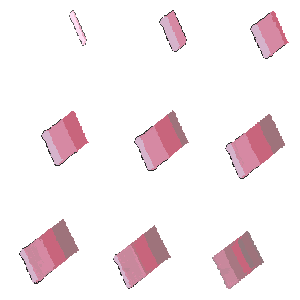
#> input picture source/angela/new_love_wave_original.png, 300 x 300 px
$ python build_angela_assets.py
#> lines starting #> are read from the running program, lines starting #| are printed output that depends on the picture
#!/usr/bin/env python3
"""Compile supplied Angela RGBA art. Deterministic slicing/rotation, no generation."""
from pathlib import Path
import json, shutil
from PIL import Image
import numpy as np
ROOT=Path(__file__).resolve().parents[1]
FX=ROOT/'effects'
SOURCE=ROOT/'source/angela/new_love_wave_original.png'

def write(name,sheet,anims,**extra):
    sheet.save(FX/(name+'#sheet.png'))
    (FX/(name+'#anim.fanim')).write_text(json.dumps(dict(anchor_x=.5,anchor_y=.5,anims=anims,**extra),separators=(',',':'))+'\n')
def frame(x,y,w,h,d=.05):return {'duration':d,'data':dict(x=x,y=y,w=w,h=h)}
img=Image.open(SOURCE).convert('RGBA')
#> img is the input picture: PIL image 300x300 RGBA; mean R, G, B, A 26.7, 17.6, 20.3, 35.4
assert img.size==(300,300),img.size
# 3x3 cells, row-major. Preserve common cell center and relative frame sizes.
# The supplied wave travels from upper-right to lower-left; rotate its travel normal to each bucket.
sheet=Image.new('RGBA',(72*9,72*16))
#> sheet: PIL image 648x1152 RGBA; every value is 0
anims={}
for bucket in range(16):
    for n in range(9):
        tile=img.crop((n%3*100,n//3*100,n%3*100+100,n//3*100+100)).resize((72,72),Image.Resampling.NEAREST)
        tile=tile.rotate(135-bucket*22.5,resample=Image.Resampling.NEAREST)
        sheet.alpha_composite(tile,(n*72,bucket*72))
        anims[f'wave_{bucket}_{n}']={'frames':[frame(n*72,bucket*72,72,72)]}
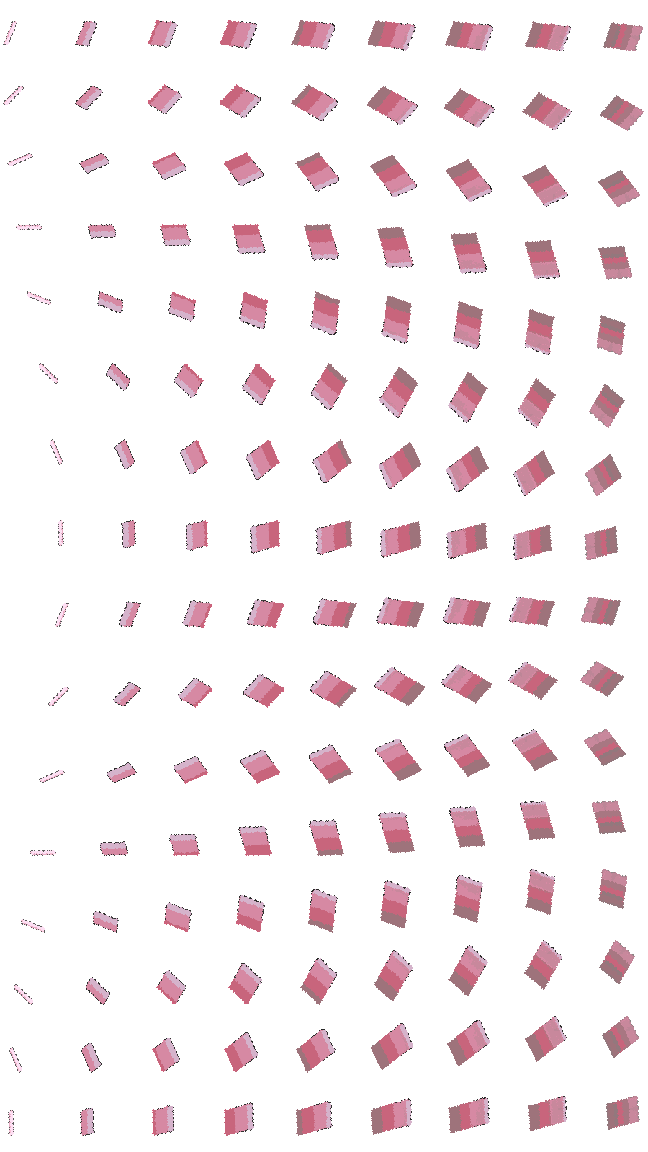
#> sheet: PIL image 648x1152 RGBA; mean R, G, B, A 26.6, 17.6, 20.3, 35.4; transparent parts drawn white
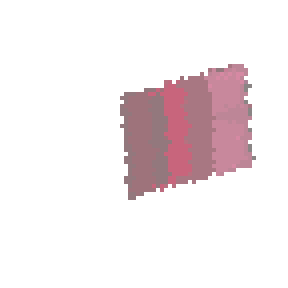
#> tile: PIL image 72x72 RGBA (shown 4 times larger); mean R, G, B, A 28.1, 19.2, 21.4, 40.6; transparent parts drawn white
#> after the loop, anims = 144 items
# Keep the original public tag valid for external references too.
anims['love_wave']={'frames':[frame(n*72,0,72,72) for n in range(9)]}
write('angela_love_wave',sheet,anims)
# Match the Estes 12-angle, 48px wire convention using Angela's own string.
#> (the run stopped early here; a loop or call above may not have finished)
